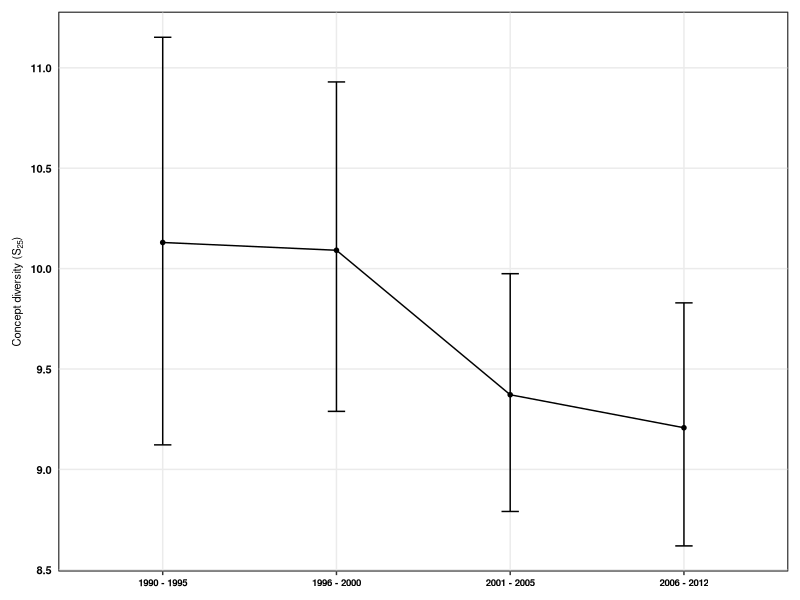

Write R code to recreate this figure.
#################################################
# Concept diversity
#################################################
# Figures for alpha diversity (S, Spie, Sn)     #
#################################################

require(rms)
require(ggplot2)
require(dplyr)
require(reshape2)
require(ggthemes)

###########
# Data ####
###########

alpha_div<-read.csv("Cleaned_Data/integration_AlphaDiv_orders_mobr.csv",stringsAsFactors = FALSE)

# calculate means and bootstrapped CIs

alpha_divs<- alpha_div %>%
  group_by(TimeWindow, group) %>%
  do(data.frame(rbind(smean.cl.boot(.$Value, B=1000))))

# arrange data for figures

alpha_divs$TimeWindow<-as.character(alpha_divs$TimeWindow)
alpha_divs$TimeWindow<-ifelse(alpha_divs$TimeWindow=="1990_1995","1990 - 1995",alpha_divs$TimeWindow)
alpha_divs$TimeWindow<-ifelse(alpha_divs$TimeWindow=="1996_2000","1996 - 2000",alpha_divs$TimeWindow)
alpha_divs$TimeWindow<-ifelse(alpha_divs$TimeWindow=="2001_2005","2001 - 2005",alpha_divs$TimeWindow)
alpha_divs$TimeWindow<-ifelse(alpha_divs$TimeWindow=="2006_2012","2006 - 2012",alpha_divs$TimeWindow)
alpha_divs$TimeWindow<-as.factor(alpha_divs$TimeWindow)
alpha_divs$TimeWindow <- factor(alpha_divs$TimeWindow, levels = c("1990 - 1995","1996 - 2000","2001 - 2005","2006 - 2012"))

alpha_divs<-filter(alpha_divs, group!="N" & group!="S_asymp")

Sn<-filter(alpha_divs, group=="S_n")

Alpha_divs2<-filter(alpha_divs, group=="S"|group=="S_PIE")

#######################
# Figure: S and Spie  #
#######################

Alpha_divs2$group<-as.factor(Alpha_divs2$group)
Alpha_divs2$group <- factor(Alpha_divs2$group, levels = c("S","S_PIE"))
Alpha_divs2$group<-droplevels(Alpha_divs2$group)
Alpha_divs2$group<-as.factor(Alpha_divs2$group)

pd <- position_dodge(width = 0.1)

bb<-ggplot(data=Alpha_divs2,aes(x=TimeWindow,y=Mean,group=group,colour=group,shape=group))+
   geom_point(size=2, position = pd) +
  geom_errorbar(data=Alpha_divs2,aes(ymin=Lower,ymax=Upper),width=0.1,position = pd)+
  geom_line(size=0.5,position = pd)+
  scale_colour_colorblind(name="",
                          labels=c("S"="Species Richness","S_PIE"= expression("ENS"[PIE])))+
  scale_shape_manual(name="", values=c("S"=17, "S_PIE"=19),
                     labels=c("S"="Species Richness","S_PIE"= expression("ENS"[PIE])))+
  labs(x = "", y = "Concept diversity")
 
DivParts<-bb+ theme_bw()+theme(axis.title.x=element_blank(),
                               axis.title.y=element_text(colour="black",face=c("bold"),size=8),
                               axis.text.y=element_text(colour="black",face="bold",size=8),
                               axis.text.x=element_text(colour="black",face="bold",size=7),
                               axis.ticks.y=element_line(colour="transparent"),
                               legend.background=element_rect(fill="transparent"),
                               legend.key=element_rect(fill="transparent"),legend.key.size = unit(0.25, "cm"),
                               legend.text=element_text(size=9),
                               legend.text.align = 0.5,
                               legend.position=c(0.92,0.95),legend.direction="vertical",
                               panel.background =element_rect(fill="transparent",colour="black"),
                               panel.grid.minor=element_blank())

saveRDS(DivParts, file="Cleaned_Data/Integration_Div.rds")

####################################
# just rarefied species richness   #
####################################

cc<-ggplot(data=Sn,aes(x=TimeWindow,y=Mean,group=group))+
  geom_point(shape=20,size=2,colour="black") +
  geom_errorbar(data=Sn,aes(ymin=Lower,ymax=Upper),width=0.1, colour="black")+
  geom_line(size=0.5,colour="black")+
  labs(x = "", y = expression(paste("Concept diversity (S"[25],")")))
       
DivParts_integr<-cc+ theme_bw()+theme(axis.title.x=element_blank(),
                               axis.title.y=element_text(colour="black",face=c("bold"),size=8),
                               axis.text.y=element_text(colour="black",face="bold",size=8),
                               axis.text.x=element_text(colour="black",face="bold",size=7),
                               axis.ticks.y=element_line(colour="transparent"),
                               legend.background=element_rect(fill="transparent"),
                               legend.key=element_rect(fill="transparent"),legend.key.size = unit(0.25, "cm"),
                               legend.text=element_text(size=9),
                               legend.text.align = 0.5,
                               legend.position=c(0.92,0.95),legend.direction="vertical",
                               panel.background =element_rect(fill="transparent",colour="black"),
                               panel.grid.minor=element_blank(),
                               plot.margin=unit(c(0.3,0.3,0.3,0.3), "cm"))

png(filename="Figures/Integr_Alpha_RarefiedRichness_final.png", 
    type="cairo",
    units="in", 
    width=4, 
    height=4,  
    pointsize=2, 
    res=1000)

DivParts_integr


dev.off()


saveRDS(DivParts_integr, file="Cleaned_Data/Integr_Rare.rds")
